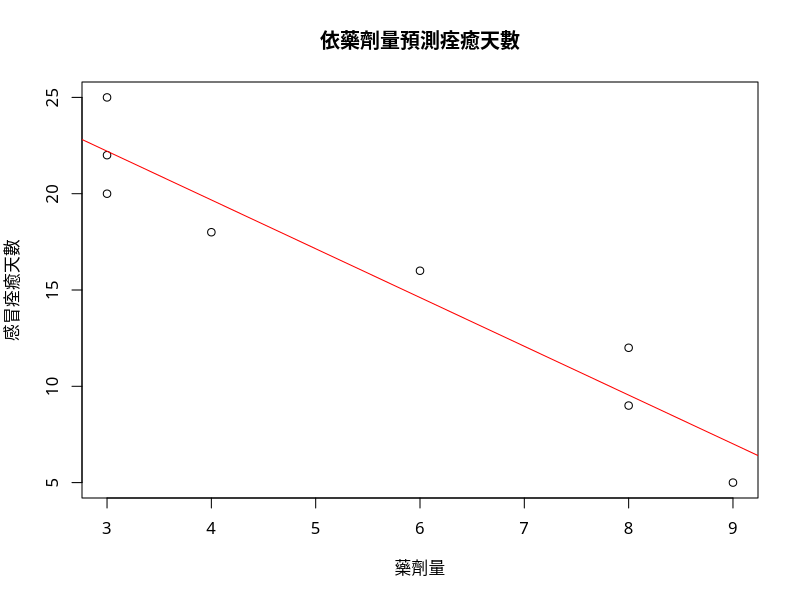

Generate this figure with R:

x <- c(3,3,4,3,6,8,8,9)#藥劑量

y <- c(22,25,18,20,16,9,12,5)#感冒痊癒天數

New_x <- data.frame(x=11) #預測當x=5時的痊癒天數

# 建立一個線性迴歸模型
Train <- data.frame(x,y)


lmTrain <- lm(formula = y ~ x, data = Train)
predicted <- predict(lmTrain , newdata = New_x)
summary(lmTrain )
predicted


plot(y~x , main = "依藥劑量預測痊癒天數", xlab = "藥劑量", ylab = "感冒痊癒天數", family = "STHeiti")
points(x = New_x, y = predicted, col="green", cex = 2, pch = 16)
warnings()

abline(reg = lmTrain$coefficients, col = "red", lwd = 1) 
# 絕對百分比誤差MAPE的公式為:
  # 各個樣本的(實際值-預測值)/實際值取絕對值後的平均


y_hat=predict(lmTrain , newdata = data.frame(x=x))
train.MAPE=mean(abs(y-y_hat)/y)
cat("MAPE(train)=",train.MAPE*100,"%\n")

rm(list=ls())

# 自行產生藥劑量、平均每日睡眠時間與感冒痊癒天數資料
x1 <- c(3,3,4,3,6,8,8,9) #藥劑量
x2 <- c(3,1,6,4,9,10,8,11) #平均每日睡眠時數
y <- c(22,25,18,20,16,9,12,5) #感冒痊癒天數

#新患者資料
New_x1 <- 5 #預測當x=5時的痊癒天數
New_x2 <- 7 #每日睡眠時數
New_data <- data.frame(x1=5 , x2=7) 
#預測資料 變數名稱必須相同

Train <- data.frame(y,x1,x2)
#data.frame 中 無排列順序問題
lmTrain <- lm(formula = y ~.,data = Train)
#回歸模型中 才設定誰是應變數與自變數
predicted <- predict(lmTrain , newdata = New_data)
summary(lmTrain)











